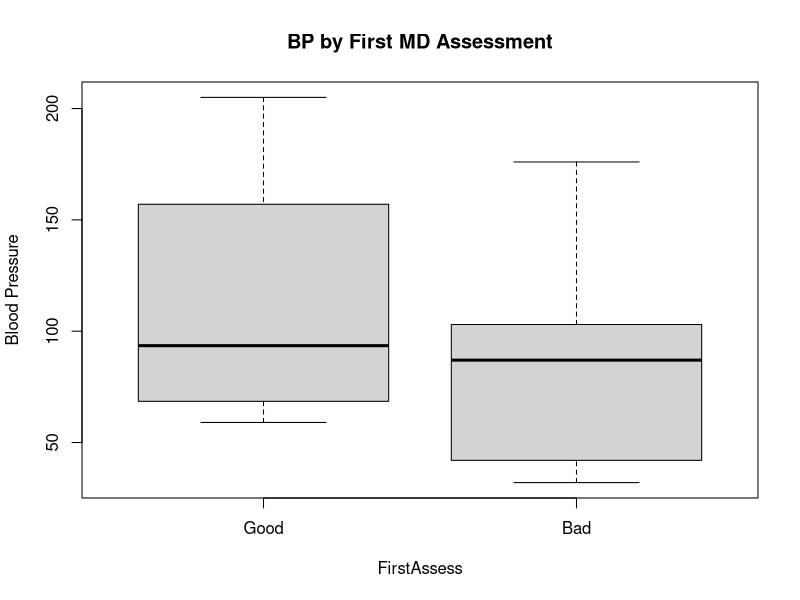
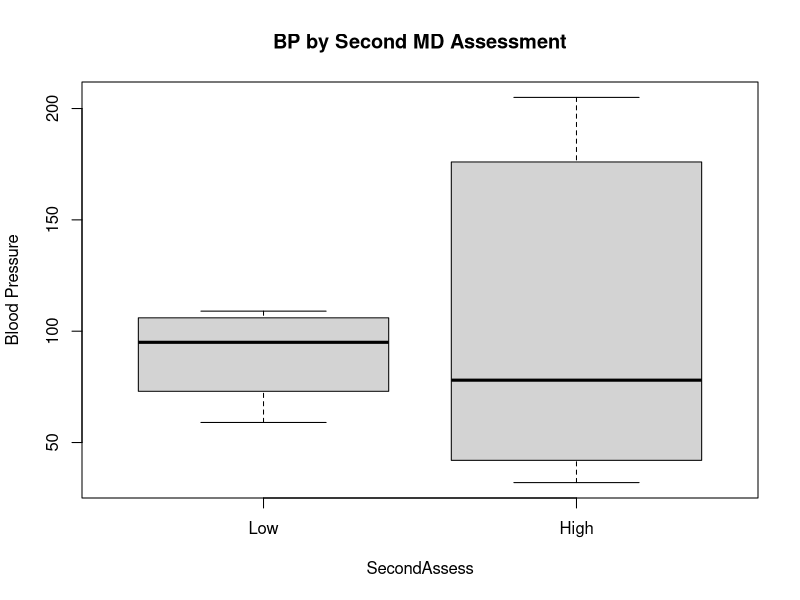
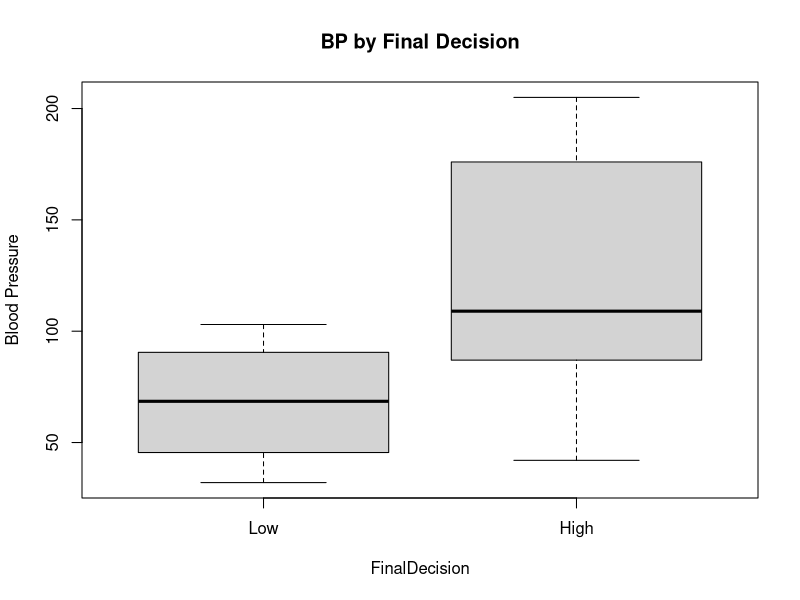
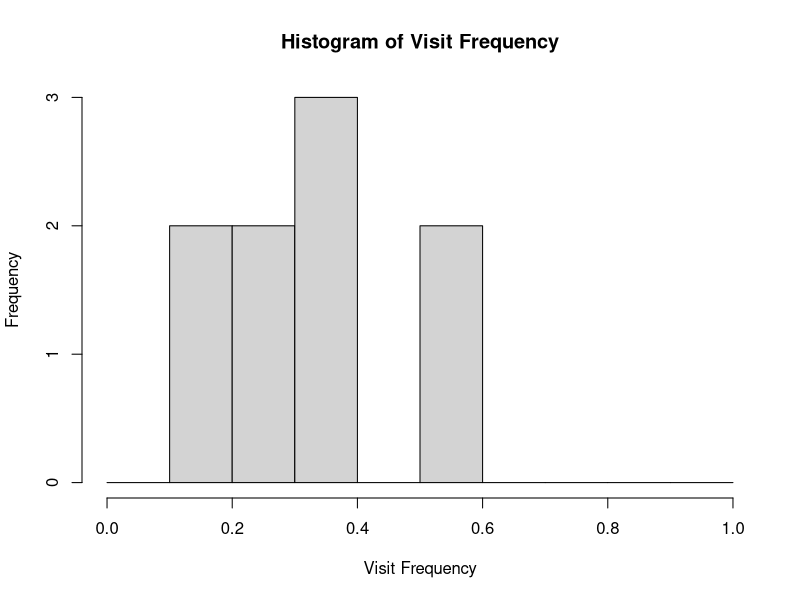
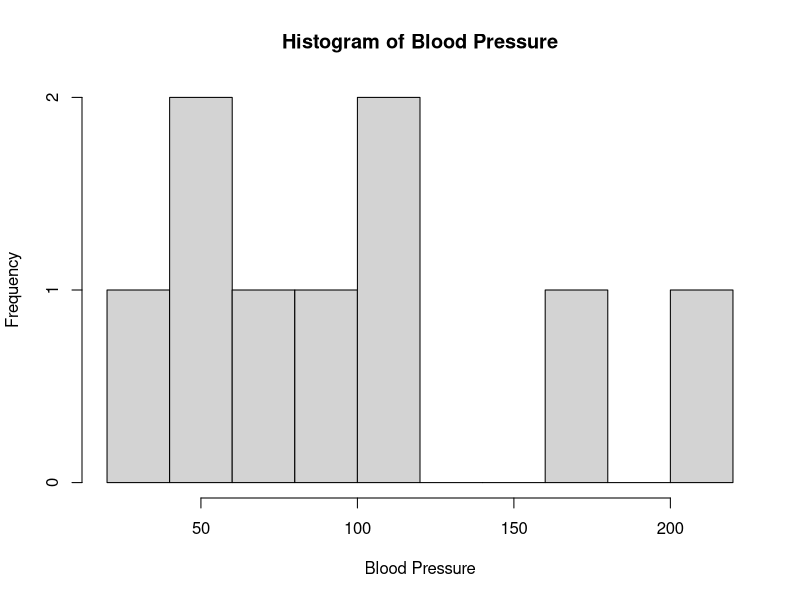
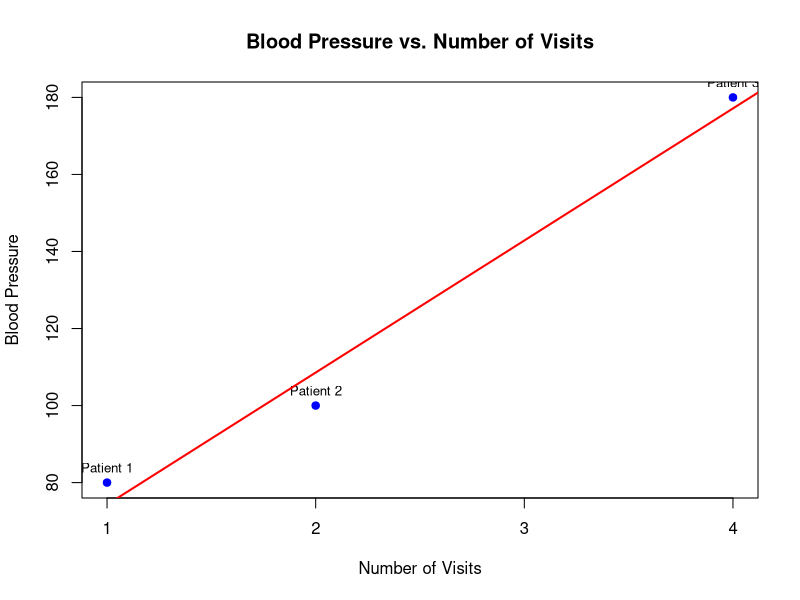

Recreate these plots in R, in order.

### Link to relevant blog post: https://rlanguagejournal.blogspot.com/2025/09/module-4-visualizing-and-interpreting.html

# Define vectors converting categorical strings to numeric codes
Frequency     <- c(0.6, 0.3, 0.4, 0.4, 0.2, 0.6, 0.3, 0.4, 0.9, 0.2)
BloodPressure <- c(103, 87, 32, 42, 59, 109, 78, 205, 135, 176)
FirstAssess   <- c(1, 1, 1, 1, 0, 0, 0, 0, NA, 1)    # bad=1, good=0
SecondAssess  <- c(0, 0, 1, 1, 0, 0, 1, 1, 1, 1)    # low=0, high=1
FinalDecision <- c(0, 1, 0, 1, 0, 1, 0, 1, 1, 1)    # low=0, high=1

df_hosp <- data.frame(
  Frequency, BloodPressure, FirstAssess,
  SecondAssess, FinalDecision, stringsAsFactors = FALSE
)
# Inspect and handle NA's
summary(df_hosp)
df_hosp <- na.omit(df_hosp)


# Generate basic visualizations

boxplot(
  BloodPressure ~ FirstAssess,
  data = df_hosp,
  names = c("Good","Bad"),
  ylab = "Blood Pressure",
  main = "BP by First MD Assessment"
)

boxplot(
  BloodPressure ~ SecondAssess,
  data = df_hosp,
  names = c("Low","High"),
  ylab = "Blood Pressure",
  main = "BP by Second MD Assessment"
)

boxplot(
  BloodPressure ~ FinalDecision,
  data = df_hosp,
  names = c("Low","High"),
  ylab = "Blood Pressure",
  main = "BP by Final Decision"
)



# Visualize overall distributions of Frequency and Blood Pressure

hist(
  df_hosp$Frequency,
  breaks = seq(0, 1, by = 0.1),
  xlab = "Visit Frequency",
  main = "Histogram of Visit Frequency"
)

hist(
  df_hosp$BloodPressure,
  breaks = 8,
  xlab = "Blood Pressure",
  main = "Histogram of Blood Pressure"
)


### Example of a better organized data set


# Create new data frame with example data
df_example <- data.frame(
  PatientID      = c("Patient 1", "Patient 2", "Patient 3"),
  Blood_Pressure = c(80, 100, 180),
  Num_Visits     = c(1, 2, 4),
  stringsAsFactors = FALSE
)

# Inspect
df_example


# Create simple scatterplot
plot(df_example$Num_Visits, df_example$Blood_Pressure,
     xlab = "Number of Visits",
     ylab = "Blood Pressure",
     main = "Blood Pressure vs. Number of Visits",
     pch = 19,         
     col = "blue",
     xaxt = "n")

# Ensure x axis shows only whole number visits
axis(side = 1, at = 1:4)

# Add labels for each point
text(df_example$Num_Visits, df_example$Blood_Pressure, 
     labels = df_example$PatientID, 
     pos = 3, cex = 0.8)

# Use linear regression to add a line to the plot
model <- lm(Blood_Pressure ~ Num_Visits, data = df_example)
abline(model, col = "red", lwd = 2)




